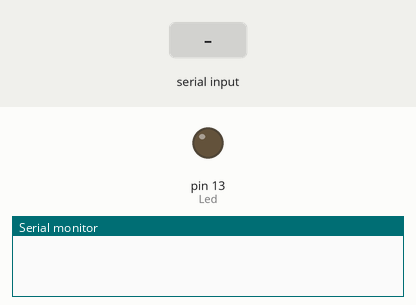
Simulated run of this sketch. Board: Arduino Uno, built with avr-gcc and run on an emulated ATmega328P. Parts: output pins drawn as LEDs (lit = HIGH), the last lines printed to the serial monitor. The inputs (shaded band) are chosen by the test bench.

Above: at 1.2 s.
1.3 s: "G" received over Serial
At 1.8 s:
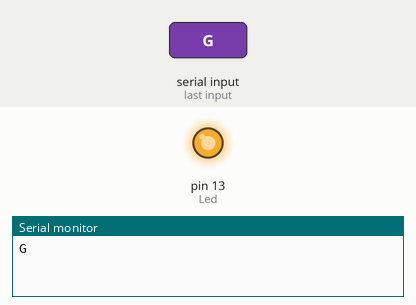
2.8 s: "S" received over Serial
At 4.2 s:
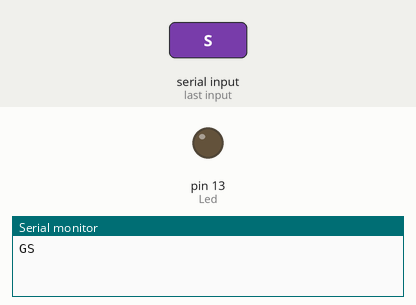
Timing chart, 0 to 5.8 s (numbered marks = the images above; inputs shaded):
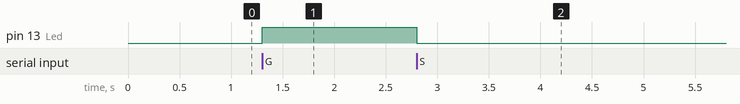

The sketch:

sketch_oct28a.ino
```cpp
int InputData = 0;
int Led = 13;

void setup()
{
  Serial.begin(9600);
  pinMode(Led, OUTPUT);

}

void loop()
{
  while (Serial.available() > 0)
  {
    InputData = Serial.read();
    Serial.write(InputData);
  }
  if (InputData == 'G') digitalWrite(Led, HIGH);
  if (InputData == 'S') digitalWrite(Led, LOW);

}
```

Measured:
- after the input at 1.3 s, pin 13 (Led): LOW → HIGH at once
- after the input at 2.8 s, pin 13 (Led): HIGH → LOW at once
